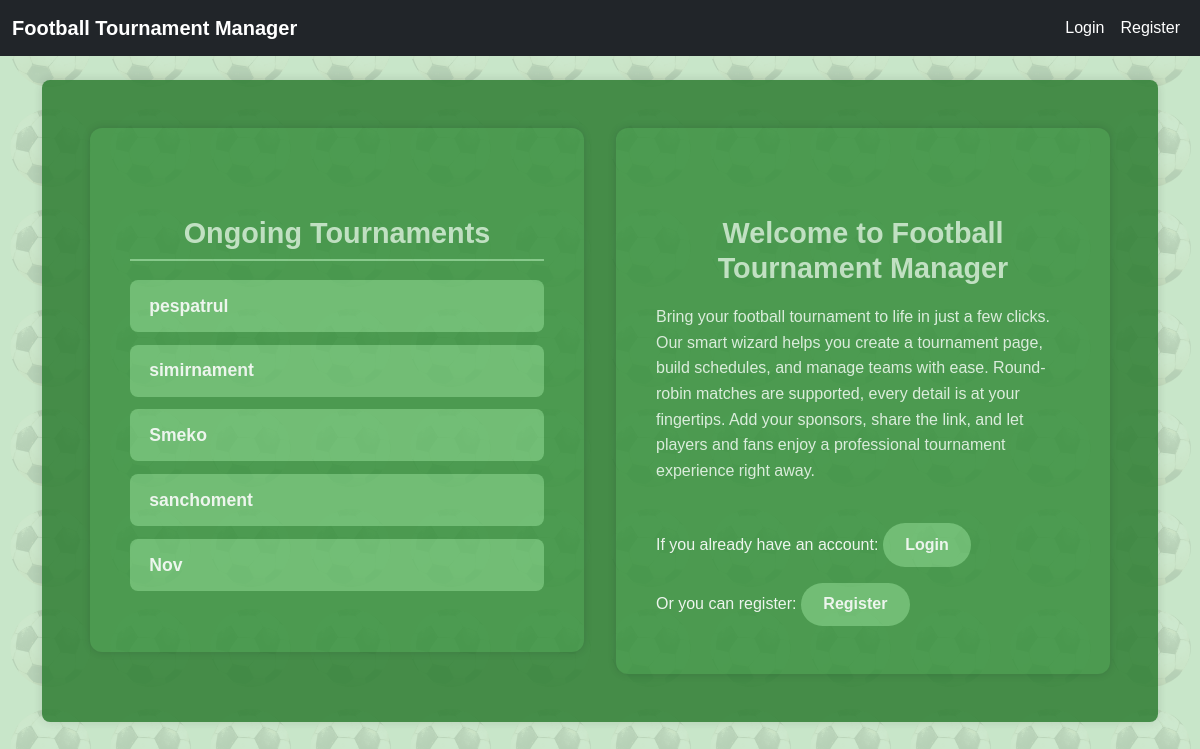
The app's page /, older data.
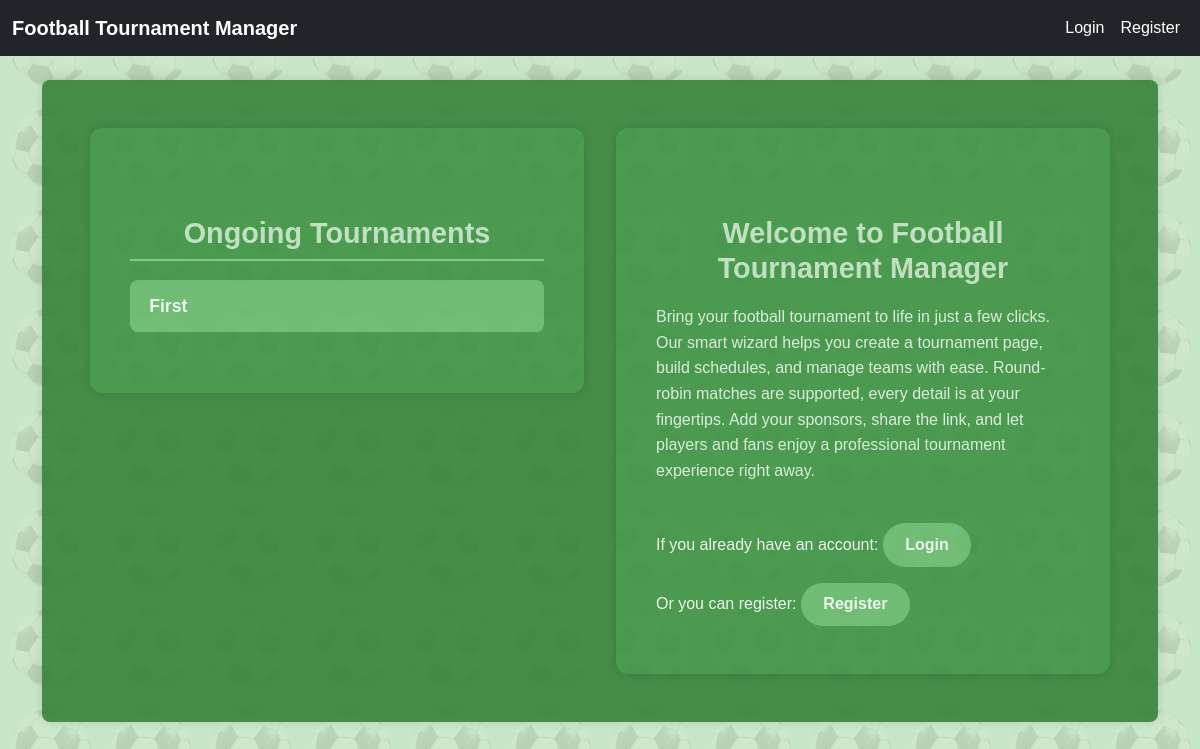
The same page, newer data.
### tournamentapp/models.py (models this page shows, shortened)
class Tournament(models.Model):
    name = models.CharField(max_length=100)
    owner = models.ForeignKey(
        settings.AUTH_USER_MODEL,
        on_delete=models.CASCADE,
        related_name='tournaments'
    )
    slug = models.SlugField(
        max_length=255,
        unique=True,
        blank=True
    )
    is_finished = models.BooleanField(
        default=False,
    )

### tournamentapp/views.py (the view)
# urls.py: path('', LandingPageView.as_view(), name='landing-page'),
class LandingPageView(TemplateView):
    template_name = 'tournament/landing_page.html'
    def get_context_data(self, **kwargs):
        context = super().get_context_data(**kwargs)
        context['tournaments'] = Tournament.objects.filter(is_finished=False)
        return context

### tournamentapp/context_processors.py (called while the page is built)
def current_tournament(request):
    tournament = Tournament.objects.first()
    return {'tournament': tournament}

### tournamentapp/templates/tournament/landing_page.html
{% extends 'base.html' %}
{% block content %}
<div class="landing-page-container">
  <div class="landing-page">
    <h2 class="landing-page__tournaments">Ongoing Tournaments</h2>
    <ul class="landing-page__list">
      {% for tournament in tournaments %}
        <li class="landing-page__list-item">
          <a class="landing-page__link" href="{% url 'public-tournament-leaderboard' tournament.slug %}">
            {{ tournament.name }}
          </a>
        </li>
      {% empty %}
        <li class="landing-page__list-item">No active tournaments right now.</li>
      {% endfor %}
    </ul>
  </div>
  <div class="general">
    <h2>Welcome to Football Tournament Manager</h2>
    <p>
      Bring your football tournament to life in just a few clicks. Our smart wizard
      helps you create a tournament page, build schedules, and manage teams with ease.
      Round-robin matches are supported, every detail is at your
      fingertips. Add your sponsors, share the link, and let players and fans enjoy a
      professional tournament experience right away.
    </p>
    {% if user.is_authenticated %}
      <a class="landing-page__button" href="{% url 'tournament-create' %}">Create a new tournament</a>
    {% else %}
    <span>
      If you already have an account:
      <a class="landing-page__button" href="{% url 'login' %}">Login</a>
    </span>
    <br>
    <span>Or you can register:
      <a class="landing-page__button" href="{% url 'register' %}">Register</a>
    </span>
    {% endif %}
  </div>
</div>
{% endblock %}

Row changes from the older to the newer data that the page shows:
removed Tournament: name "pespatrul"
removed Tournament: name "simirnament"
removed Tournament: name "Smeko"
removed Tournament: name "sanchoment"
removed Tournament: name "Nov"
added Tournament: name "First"
